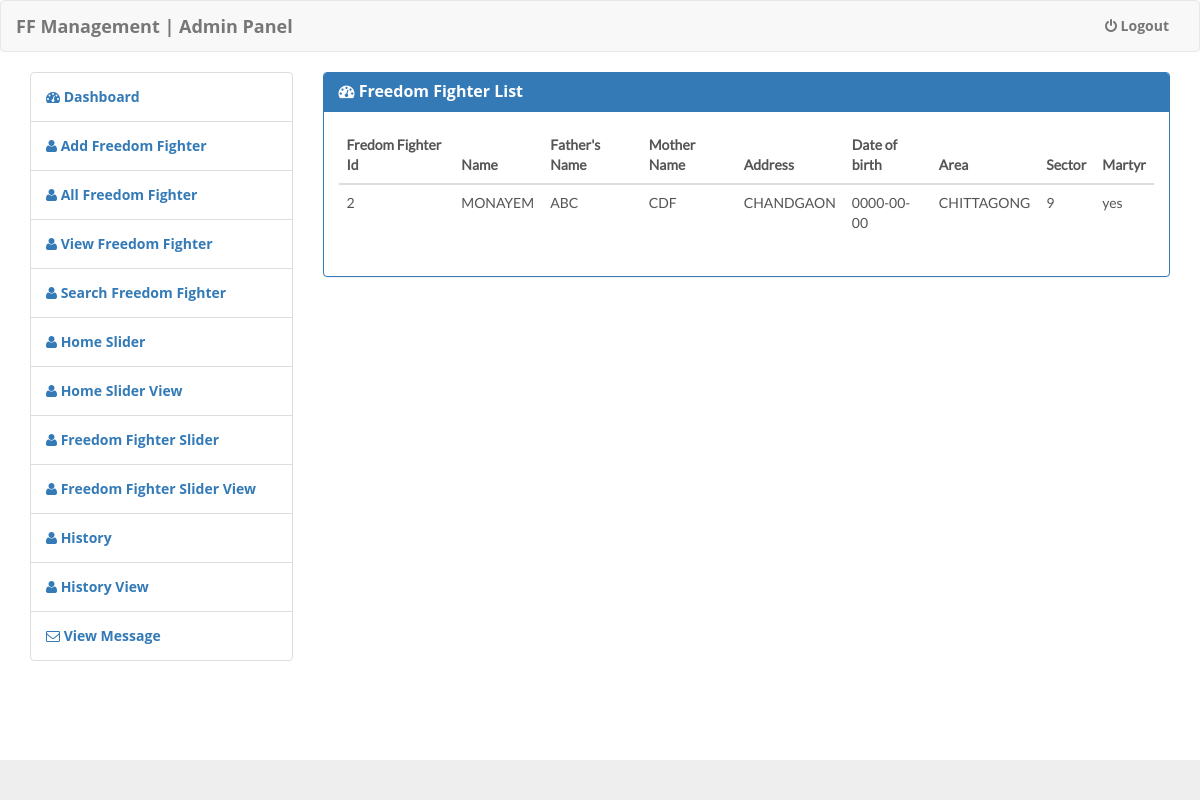
The app's page /admin/search-freedom-fighterProcess.php?id=2 (signed in) with its own data.
### tables this page shows
CREATE TABLE `freedomfighter` (
  `id` int(11) NOT NULL,
  `name` varchar(40) NOT NULL,
  `father_name` varchar(40) DEFAULT NULL,
  `mother_name` varchar(40) DEFAULT NULL,
  `address` varchar(100) NOT NULL,
  `area` varchar(40) NOT NULL,
  `sector` int(11) NOT NULL,
  `martyr` varchar(10) NOT NULL,
  `date_of_birth` date NOT NULL
);

### admin/search-freedom-fighterProcess.php (the view, shortened to what this page needs)
<?php include 'inc/function.php' ; ?>
<?php include 'inc/header.php' ; ?>
<main>
    <div class="container">
        <div class="row">
            <div class="col-md-3">
                <?php include 'inc/sidebar.php' ;  ?>
            </div>
            <div class="col-md-9">
                <article>
                    <div class="panel panel-primary">
                        <div class="panel-heading">
                            <h3 class="panel-title"> <i class="fa fa-dashboard"></i> Freedom Fighter List </h3>
                        </div>
                        <div class="panel-body">
                            <table class="table table-hover">
                                <thead>
                                    <tr>
                                        <th>Fredom Fighter Id</th>
                                        <th>Name</th>
                                        <th>Father's Name</th>
                                        <th>Mother Name</th>
                                        <th>Address</th>
                                        <th>Date of birth</th>
                                        <th>Area</th>
                                        <th>Sector</th>
                                        <th>Martyr</th>
                                    </tr>
                                </thead>
                                <?php
$id = $_GET['id'] ;
$sql = "SELECT * FROM freedomfighter WHERE id  = '".$id."'   " ;
$result = $db -> query($sql);
while ($row = $result -> fetch_assoc()){
$id = $row['id'];
$name = $row['name'];
$fathername = $row['father_name'];
$mothername = $row['mother_name'];
$address = $row['address'];
$date_of_birth = $row['date_of_birth'];
$area = $row['area'];
$sector = $row['sector'];
$martyr = $row['martyr'];
 ?>
                                <tbody>
                                    <tr>
                                        <td>
                                            <?php echo $id ; ?>
                                        </td>
                                        <td>
                                            <?php echo $name ; ?>
                                        </td>
                                        <td>
                                            <?php echo $fathername ; ?>
                                        </td>
                                        <td>
                                            <?php echo $mothername ; ?>
                                        </td>
                                        <td>
                                            <?php echo $address ; ?>
                                        </td>
                                        <td>
                                            <?php echo $date_of_birth ; ?>
                                        </td>
                                        <td>
                                            <?php echo $area ; ?>
                                        </td>
                                        <td>
                                            <?php echo $sector ; ?>
                                        </td>
                                        <td>
                                            <?php echo $martyr ; ?>
                                        </td>
                                    </tr>
                                    <?php }   ?>
                                </tbody>
                            </table>
                        </div>
                    </div>
                </article>
            </div>
        </div>
    </div>
</main>
<?php include 'inc/footer.php' ; ?>

### admin/css/custom.css (style rules this page uses)
*, *:after, *:before { box-sizing: border-box; }
h1, h2, h3, h4, h5, h6 { font-family: "Open Sans", sans-serif; font-weight: 700; margin: 0 0 15px; color: #333333; }
html, body { height: 100% }
body { font-family: 'Lato', sans-serif; font-size: 14px; line-height: 2; color: #555555; font-weight: 400; }

### records on screen
freedomfighter: id "2", name "MONAYEM", father_name "ABC", mother_name "CDF", address "CHANDGAON", date_of_birth "0000-00-00", area "CHITTAGONG", sector "9", martyr "yes"
